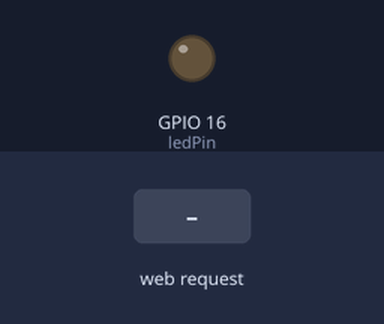
Simulated run of this sketch. Board: ESP8266 (NodeMCU). Parts: output pins drawn as LEDs (lit = HIGH). Inputs (shaded band) come from the test bench. WiFi joins after 1.5 s; servers stay silent unless stated; what the sketch prints to the serial monitor is not drawn.

Above: at 3.2 s.
3.3 s: HTTP request GET /?state=on received
At 4.3 s:
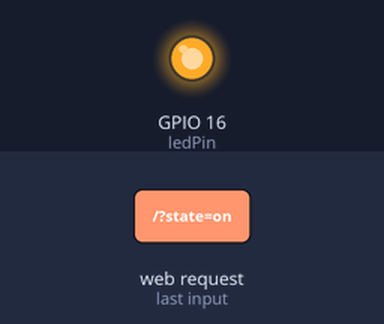
4.8 s: HTTP request GET /?state=off received
At 5.5 s:
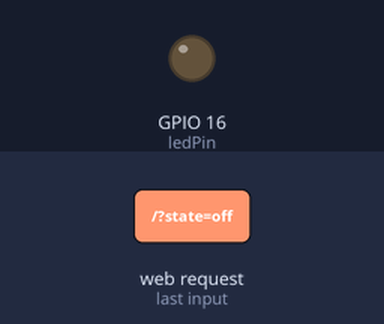
Timing chart, 0 to 7.8 s (numbered marks = the images above; inputs shaded):
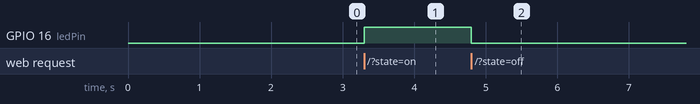

Measured:
- after the input at 3.3 s, GPIO 16 (ledPin): LOW → HIGH at once
- after the input at 4.8 s, GPIO 16 (ledPin): HIGH → LOW at once

The sketch:

esp8266_WiFi_LED.ino
```cpp
#include <ESP8266WiFi.h>
#include <ESP8266WebServer.h>

const char* ssid = "*******";  // Replace with your Wi-Fi SSID
const char* password = "*****";  // Replace with your Wi-Fi

ESP8266WebServer server(80);

const int ledPin = 16;  // GPIO16
bool ledState = LOW;

void setup() {
  pinMode(ledPin, OUTPUT);
  digitalWrite(ledPin, ledState);

  Serial.begin(115200);

  // Connect to Wi-Fi
  WiFi.begin(ssid, password);
  Serial.println("Connecting to Wi-Fi...");

  while (WiFi.status() != WL_CONNECTED) {
    delay(1000);
    Serial.print(".");
  }

  Serial.println("");
  Serial.println("Connected to Wi-Fi");
  Serial.println("IP address: ");
  Serial.println(WiFi.localIP());

  server.on("/", handleRoot);
  server.begin();
  Serial.println("HTTP server started");
}

void loop() {
  server.handleClient();
}

void handleRoot() {
  String message;

  if (server.hasArg("state")) {
    String state = server.arg("state");

    if (state == "on") {
      digitalWrite(ledPin, HIGH);  // Turn the LED on
      ledState = HIGH;
      message = "LED turned ON";
    } else if (state == "off") {
      digitalWrite(ledPin, LOW);  // Turn the LED off
      ledState = LOW;
      message = "LED turned OFF";
    } else {
      message = "Invalid state";
    }
  } else {
    message = "LED is ";

    if (ledState == HIGH) {
      message += "ON";
    } else {
      message += "OFF";
    }
  }

  server.send(200, "text/plain", message);
}
```
